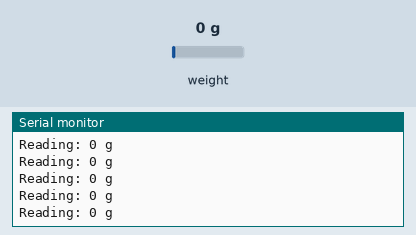
This sketch was run on a simulated Arduino Uno, built with avr-gcc and run on an emulated ATmega328P. Parts: the last lines printed to the serial monitor. The test bench sets the inputs (shaded band); at power-on: weight on the scale 0 g.

Above: at 2.2 s.
2.3 s: weight on the scale set to 100 g
At 2.32 s:
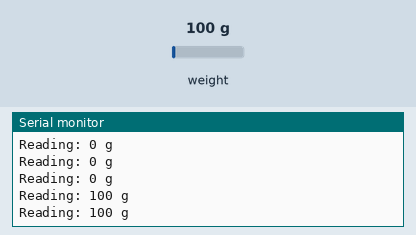
5.3 s: weight on the scale set to 1250 g
At 5.33 s:
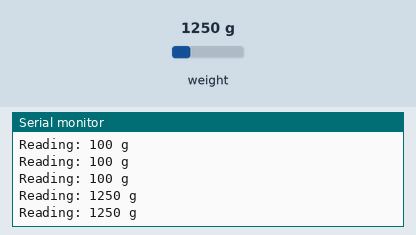
Timing chart, 0 to 8.3 s (numbered marks = the images above; inputs shaded):
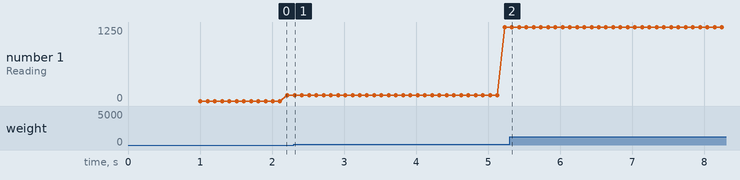

Measured:
- after the input at 2.3 s, the serial monitor: prints a new line at once (image 1)
- after the input at 5.3 s, the serial monitor: prints a new line at once (image 2)
- plotted number 1: 100 → 1250 after the input at 2.3 s

The sketch:

rcs-loadcell-basictest.ino
```cpp
#include <HX711.h>

// HX711 library: https://github.com/bogde/HX711
// this is also in the lib manager - authors Bogdan Necula, Andreas Motl

//#define calibration_factor 386050.00 // kg
#define calibration_factor 421.0 //g
//I calibrated this using random stuff i had lying around (207g battery pack, 120g solenoid, 3kg metal stock)
//it's not great. I'm also wondering if we should calibrate it using known loads that are close to what we expect to be measuring?

#define LOADCELL_DOUT_PIN  3
#define LOADCELL_SCK_PIN  2

HX711 loadCell;
void setup() {
  Serial.begin(9600);
  loadCell.begin(LOADCELL_DOUT_PIN, LOADCELL_SCK_PIN);
  loadCell.set_scale(calibration_factor);
  loadCell.tare(); // zero at startup
}

void loop() {
  Serial.print("Reading: ");
  Serial.print(loadCell.get_units(), 0); //returns a float. 2nd param is # of decimal places to display/record. In grams the 1st dec is definitely unreliable.
  Serial.print(" g"); //You can change this to kg but you'll need to refactor the calibration_factor
  Serial.println();

}
```
